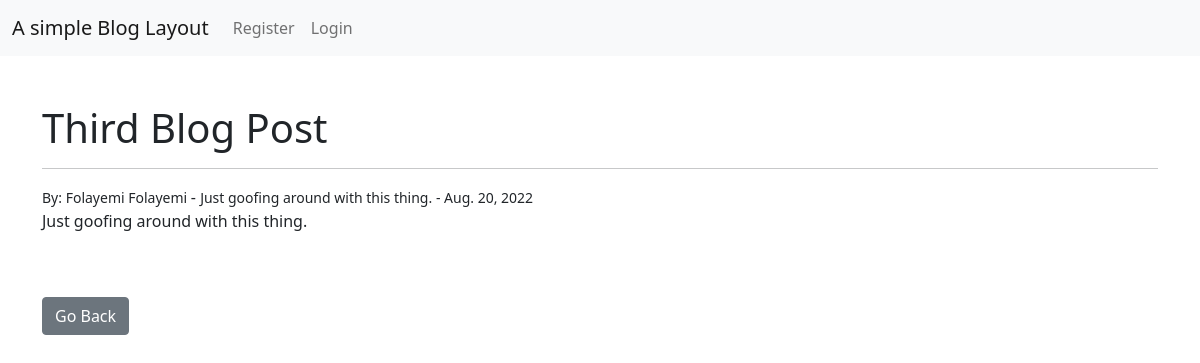
Page /article/3 on the committed database.
### theblog/models.py (models this page shows, shortened)
class Post(models.Model):
	title = models.CharField(max_length=255)
	title_tag = models.CharField(max_length=255, default='My New Blog Site!')
	author = models.ForeignKey(User, on_delete=models.CASCADE)
	body = models.TextField()
	post_date = models.DateField(auto_now_add=True)

### theblog/views.py (the view)
# urls.py: path('article/<int:pk>', ArticleDetailView.as_view(), name="article-detail"),
class ArticleDetailView(DetailView):
	model = Post
	template_name = 'article_details.html'

### theblog/templates/article_details.html (shortened to what this page needs)
{% extends 'base.html' %}
{% block content %}
<h1> {{ post.title }} </h1>
<hr/>
<small>By: {{ post.author.first_name}} {{ post.author.first_name}} </small> - <small>{{ post.body }} - {{ post.post_date }}</small>
<p> {{ post.body }} </p>
<br/><br/>
<a href="{%  url 'home' %} " class="btn btn-secondary"> Go Back </a>
{% endblock %}

### rows in the picture
Post: title "Third Blog Post", author.first_name "Folayemi", body "Just goofing around with this thing.", post_date "Aug. 20, 2022"
